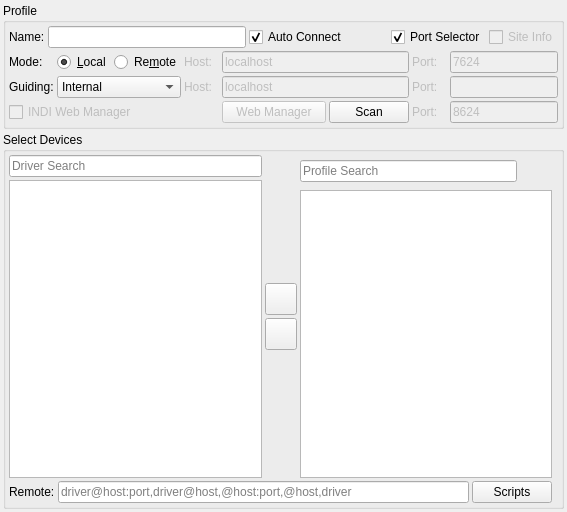
<?xml version='1.0' encoding='utf-8'?>
<ui version="4.0">
 <class>ProfileEditorUI</class>
 <widget class="QWidget" name="ProfileEditorUI">
  <property name="geometry">
   <rect>
    <x>0</x>
    <y>0</y>
    <width>567</width>
    <height>512</height>
   </rect>
  </property>
  <layout class="QVBoxLayout" name="verticalLayout_3" stretch="1,5">
   <property name="spacing">
    <number>3</number>
   </property>
   <property name="leftMargin">
    <number>3</number>
   </property>
   <property name="topMargin">
    <number>3</number>
   </property>
   <property name="rightMargin">
    <number>3</number>
   </property>
   <property name="bottomMargin">
    <number>3</number>
   </property>
   <item>
    <widget class="QGroupBox" name="profileGroup">
     <property name="title">
      <string>Profile</string>
     </property>
     <layout class="QVBoxLayout" name="verticalLayout_2">
      <property name="spacing">
       <number>3</number>
      </property>
      <property name="leftMargin">
       <number>3</number>
      </property>
      <property name="topMargin">
       <number>3</number>
      </property>
      <property name="rightMargin">
       <number>3</number>
      </property>
      <property name="bottomMargin">
       <number>3</number>
      </property>
      <item>
       <layout class="QHBoxLayout" name="horizontalLayout">
        <item>
         <widget class="QLabel" name="profileNameLabel">
          <property name="text">
           <string>Name:</string>
          </property>
         </widget>
        </item>
        <item>
         <widget class="QLineEdit" name="profileIN" />
        </item>
        <item>
         <widget class="QCheckBox" name="autoConnectCheck">
          <property name="toolTip">
           <string>&lt;html&gt;&lt;head/&gt;&lt;body&gt;&lt;p&gt;After establishing connection with INDI server, automatically connect all devices.&lt;/p&gt;&lt;/body&gt;&lt;/html&gt;</string>
          </property>
          <property name="text">
           <string>Auto Connect</string>
          </property>
          <property name="checked">
           <bool>true</bool>
          </property>
         </widget>
        </item>
        <item>
         <spacer name="horizontalSpacer">
          <property name="sizeHint" stdset="0">
           <size>
            <width>40</width>
            <height>20</height>
           </size>
          </property>
         </spacer>
        </item>
        <item>
         <widget class="QCheckBox" name="portSelectorCheck">
          <property name="toolTip">
           <string>Show port selector dialog when first connecting to equipment. It is automatically disabled after connection is established.</string>
          </property>
          <property name="text">
           <string>Port Selector</string>
          </property>
          <property name="checked">
           <bool>true</bool>
          </property>
         </widget>
        </item>
        <item>
         <widget class="QCheckBox" name="loadSiteCheck">
          <property name="enabled">
           <bool>false</bool>
          </property>
          <property name="toolTip">
           <string>&lt;html&gt;&lt;head/&gt;&lt;body&gt;
&lt;p&gt;Send current KStars geographical site settings to drivers once Ekos is online.&lt;/p&gt;
&lt;p&gt;This option should only be used when connecting to a remote geographic site.&lt;/p&gt;
&lt;/body&gt;&lt;/html&gt;</string>
          </property>
          <property name="text">
           <string>Site Info</string>
          </property>
         </widget>
        </item>
       </layout>
      </item>
      <item>
       <layout class="QGridLayout" name="gridLayout_2">
        <item row="2" column="8">
         <widget class="QLabel" name="INDIWebManagerPortLabel">
          <property name="enabled">
           <bool>false</bool>
          </property>
          <property name="text">
           <string>Port:</string>
          </property>
         </widget>
        </item>
        <item row="1" column="9">
         <widget class="QLineEdit" name="externalGuidePort">
          <property name="enabled">
           <bool>false</bool>
          </property>
          <property name="sizePolicy">
           <sizepolicy hsizetype="Preferred" vsizetype="Fixed">
            <horstretch>0</horstretch>
            <verstretch>0</verstretch>
           </sizepolicy>
          </property>
          <property name="toolTip">
           <string>&lt;html&gt;&lt;body&gt;&lt;p&gt;External guider port.&lt;/p&gt;&lt;/body&gt;&lt;/html&gt;</string>
          </property>
         </widget>
        </item>
        <item row="0" column="0">
         <widget class="QLabel" name="modeLabel">
          <property name="toolTip">
           <string>&lt;html&gt;&lt;head/&gt;&lt;body&gt;
&lt;p&gt;Connection mode to use for the INDI server:&lt;/p&gt;
&lt;p&gt;&lt;span style="font-weight:600"&gt;Local&lt;/span&gt;&lt;br/&gt;Connect to a local INDI server, created when Ekos starts.&lt;/p&gt;
&lt;p&gt;&lt;span style="font-weight:600"&gt;Remote&lt;/span&gt;&lt;br/&gt;Connect to a remote INDI server that is already running.&lt;/p&gt;
&lt;/body&gt;&lt;/html&gt;</string>
          </property>
          <property name="text">
           <string>Mode:</string>
          </property>
         </widget>
        </item>
        <item row="0" column="3">
         <widget class="QLabel" name="remoteHostLabel">
          <property name="enabled">
           <bool>false</bool>
          </property>
          <property name="text">
           <string>Host:</string>
          </property>
         </widget>
        </item>
        <item row="2" column="4" colspan="3">
         <widget class="QPushButton" name="openWebManagerB">
          <property name="enabled">
           <bool>false</bool>
          </property>
          <property name="sizePolicy">
           <sizepolicy hsizetype="Preferred" vsizetype="Fixed">
            <horstretch>0</horstretch>
            <verstretch>0</verstretch>
           </sizepolicy>
          </property>
          <property name="toolTip">
           <string>&lt;html&gt;&lt;body&gt;&lt;p&gt;Open Web Manager in browser.&lt;/p&gt;&lt;/body&gt;&lt;/html&gt;</string>
          </property>
          <property name="text">
           <string>Web Manager</string>
          </property>
          <property name="icon">
           <iconset theme="applications-internet" />
          </property>
          <property name="iconSize">
           <size>
            <width>20</width>
            <height>20</height>
           </size>
          </property>
         </widget>
        </item>
        <item row="2" column="7">
         <widget class="QPushButton" name="scanB">
          <property name="toolTip">
           <string>&lt;html&gt;&lt;body&gt;&lt;p&gt;Scan local network for INDI web managers.&lt;/p&gt;&lt;/body&gt;&lt;/html&gt;</string>
          </property>
          <property name="text">
           <string>Scan</string>
          </property>
          <property name="icon">
           <iconset theme="search" />
          </property>
          <property name="iconSize">
           <size>
            <width>20</width>
            <height>20</height>
           </size>
          </property>
         </widget>
        </item>
        <item row="2" column="9">
         <widget class="QLineEdit" name="INDIWebManagerPort">
          <property name="enabled">
           <bool>false</bool>
          </property>
          <property name="sizePolicy">
           <sizepolicy hsizetype="Preferred" vsizetype="Fixed">
            <horstretch>0</horstretch>
            <verstretch>0</verstretch>
           </sizepolicy>
          </property>
          <property name="toolTip">
           <string>&lt;html&gt;&lt;body&gt;&lt;p&gt;INDI Web Manager port.&lt;/p&gt;&lt;/body&gt;&lt;/html&gt;</string>
          </property>
          <property name="text">
           <string>8624</string>
          </property>
         </widget>
        </item>
        <item row="0" column="1">
         <widget class="QRadioButton" name="localMode">
          <property name="text">
           <string>&amp;Local</string>
          </property>
          <property name="checked">
           <bool>true</bool>
          </property>
         </widget>
        </item>
        <item row="1" column="1" colspan="2">
         <widget class="QComboBox" name="guideTypeCombo">
          <property name="sizePolicy">
           <sizepolicy hsizetype="Minimum" vsizetype="Fixed">
            <horstretch>0</horstretch>
            <verstretch>0</verstretch>
           </sizepolicy>
          </property>
          <item>
           <property name="text">
            <string>Internal</string>
           </property>
          </item>
          <item>
           <property name="text">
            <string>PHD2</string>
           </property>
          </item>
          <item>
           <property name="text">
            <string>LinGuider</string>
           </property>
          </item>
         </widget>
        </item>
        <item row="1" column="0">
         <widget class="QLabel" name="guidingTypeLabel">
          <property name="toolTip">
           <string>&lt;html&gt;&lt;body&gt;&lt;p&gt;Select which plug-in the Guider module should use.&lt;/p&gt;&lt;/body&gt;&lt;/html&gt;</string>
          </property>
          <property name="text">
           <string>Guiding:</string>
          </property>
         </widget>
        </item>
        <item row="2" column="0" colspan="4">
         <widget class="QCheckBox" name="INDIWebManagerCheck">
          <property name="enabled">
           <bool>false</bool>
          </property>
          <property name="toolTip">
           <string>&lt;html&gt;&lt;body&gt;&lt;p&gt;Store profile on remote INDI Web Manager. Use INDI Web Manager on the remote device to start/stop INDI server.&lt;/p&gt;&lt;/body&gt;&lt;/html&gt;</string>
          </property>
          <property name="text">
           <string>INDI Web Manager</string>
          </property>
         </widget>
        </item>
        <item row="0" column="8">
         <widget class="QLabel" name="remotePortLabel">
          <property name="enabled">
           <bool>false</bool>
          </property>
          <property name="text">
           <string>Port:</string>
          </property>
         </widget>
        </item>
        <item row="0" column="2">
         <widget class="QRadioButton" name="remoteMode">
          <property name="text">
           <string>Re&amp;mote</string>
          </property>
         </widget>
        </item>
        <item row="0" column="4" colspan="4">
         <widget class="QLineEdit" name="remoteHost">
          <property name="enabled">
           <bool>false</bool>
          </property>
          <property name="sizePolicy">
           <sizepolicy hsizetype="MinimumExpanding" vsizetype="Fixed">
            <horstretch>0</horstretch>
            <verstretch>0</verstretch>
           </sizepolicy>
          </property>
          <property name="toolTip">
           <string>&lt;html&gt;&lt;body&gt;&lt;p&gt;Remote INDI server host or address.&lt;/p&gt;&lt;/body&gt;&lt;/html&gt;</string>
          </property>
          <property name="text">
           <string notr="true">localhost</string>
          </property>
         </widget>
        </item>
        <item row="1" column="8">
         <widget class="QLabel" name="externalGuidePortLabel">
          <property name="enabled">
           <bool>false</bool>
          </property>
          <property name="text">
           <string>Port:</string>
          </property>
         </widget>
        </item>
        <item row="1" column="4" colspan="4">
         <widget class="QLineEdit" name="externalGuideHost">
          <property name="enabled">
           <bool>false</bool>
          </property>
          <property name="sizePolicy">
           <sizepolicy hsizetype="MinimumExpanding" vsizetype="Fixed">
            <horstretch>0</horstretch>
            <verstretch>0</verstretch>
           </sizepolicy>
          </property>
          <property name="toolTip">
           <string>&lt;html&gt;&lt;body&gt;&lt;p&gt;External guider host or address.&lt;/p&gt;&lt;/body&gt;&lt;/html&gt;</string>
          </property>
          <property name="text">
           <string>localhost</string>
          </property>
         </widget>
        </item>
        <item row="1" column="3">
         <widget class="QLabel" name="externalGuideHostLabel">
          <property name="enabled">
           <bool>false</bool>
          </property>
          <property name="text">
           <string>Host:</string>
          </property>
         </widget>
        </item>
        <item row="0" column="9">
         <widget class="QLineEdit" name="remotePort">
          <property name="enabled">
           <bool>false</bool>
          </property>
          <property name="sizePolicy">
           <sizepolicy hsizetype="Preferred" vsizetype="Fixed">
            <horstretch>0</horstretch>
            <verstretch>0</verstretch>
           </sizepolicy>
          </property>
          <property name="toolTip">
           <string>&lt;html&gt;&lt;body&gt;&lt;p&gt;Remote INDI Server Port.&lt;/p&gt;&lt;/body&gt;&lt;/html&gt;</string>
          </property>
          <property name="text">
           <string>7624</string>
          </property>
         </widget>
        </item>
       </layout>
      </item>
     </layout>
    </widget>
   </item>
   <item>
    <widget class="QGroupBox" name="driversGroupBox">
     <property name="title">
      <string>Select Devices</string>
     </property>
     <layout class="QVBoxLayout" name="verticalLayout_6">
      <property name="spacing">
       <number>3</number>
      </property>
      <property name="leftMargin">
       <number>3</number>
      </property>
      <property name="topMargin">
       <number>3</number>
      </property>
      <property name="bottomMargin">
       <number>3</number>
      </property>
      <item>
       <layout class="QHBoxLayout" name="horizontalLayout_4" stretch="5,0,5">
        <property name="spacing">
         <number>3</number>
        </property>
        <item>
         <layout class="QVBoxLayout" name="verticalLayout_4">
          <property name="spacing">
           <number>3</number>
          </property>
          <item>
           <widget class="QLineEdit" name="driverSearchEdit">
            <property name="placeholderText">
             <string>Driver Search</string>
            </property>
            <property name="clearButtonEnabled">
             <bool>true</bool>
            </property>
           </widget>
          </item>
          <item>
           <widget class="QTreeView" name="driversTree">
            <attribute name="headerVisible">
             <bool>false</bool>
            </attribute>
           </widget>
          </item>
         </layout>
        </item>
        <item>
         <layout class="QVBoxLayout" name="verticalLayout">
          <property name="spacing">
           <number>3</number>
          </property>
          <item>
           <spacer name="verticalSpacer">
           <property name="orientation">
             <enum>Qt::Orientation::Vertical</enum>
            </property>
            <property name="sizeHint" stdset="0">
             <size>
              <width>20</width>
              <height>18</height>
             </size>
            </property>
           </spacer>
          </item>
          <item>
           <widget class="QPushButton" name="addDriverB">
            <property name="minimumSize">
             <size>
              <width>32</width>
              <height>32</height>
             </size>
            </property>
            <property name="maximumSize">
             <size>
              <width>32</width>
              <height>32</height>
             </size>
            </property>
            <property name="text">
             <string />
            </property>
            <property name="icon">
             <iconset theme="arrow-right" />
            </property>
            <property name="iconSize">
             <size>
              <width>28</width>
              <height>28</height>
             </size>
            </property>
           </widget>
          </item>
          <item>
           <widget class="QPushButton" name="removeDriverB">
            <property name="minimumSize">
             <size>
              <width>32</width>
              <height>32</height>
             </size>
            </property>
            <property name="maximumSize">
             <size>
              <width>32</width>
              <height>32</height>
             </size>
            </property>
            <property name="text">
             <string />
            </property>
            <property name="icon">
             <iconset theme="arrow-left" />
            </property>
            <property name="iconSize">
             <size>
              <width>28</width>
              <height>28</height>
             </size>
            </property>
           </widget>
          </item>
          <item>
           <spacer name="verticalSpacer_2">
           <property name="orientation">
             <enum>Qt::Orientation::Vertical</enum>
            </property>
            <property name="sizeHint" stdset="0">
             <size>
              <width>20</width>
              <height>18</height>
             </size>
            </property>
           </spacer>
          </item>
         </layout>
        </item>
        <item>
         <layout class="QVBoxLayout" name="verticalLayout_5">
          <property name="spacing">
           <number>3</number>
          </property>
          <item>
           <layout class="QHBoxLayout" name="horizontalLayout_3">
            <property name="spacing">
             <number>3</number>
            </property>
            <item>
             <widget class="QLineEdit" name="profileSearchEdit">
              <property name="enabled">
               <bool>true</bool>
              </property>
              <property name="text">
               <string />
              </property>
              <property name="placeholderText">
               <string>Profile Search</string>
              </property>
              <property name="clearButtonEnabled">
               <bool>true</bool>
              </property>
             </widget>
            </item>
            <item>
             <widget class="QLabel" name="driverCount">
              <property name="minimumSize">
               <size>
                <width>32</width>
                <height>32</height>
               </size>
              </property>
              <property name="maximumSize">
               <size>
                <width>32</width>
                <height>32</height>
               </size>
              </property>
              <property name="text">
               <string />
              </property>
              <property name="alignment">
               <set>Qt::AlignmentFlag::AlignCenter</set>
              </property>
             </widget>
            </item>
           </layout>
          </item>
          <item>
           <widget class="QListView" name="profileDriversList" />
          </item>
         </layout>
        </item>
       </layout>
      </item>
      <item>
       <layout class="QHBoxLayout" name="horizontalLayout_2">
        <property name="spacing">
         <number>3</number>
        </property>
        <item>
         <widget class="QLabel" name="remoteDriversLabel">
          <property name="toolTip">
           <string>&lt;html&gt;&lt;head/&gt;&lt;body&gt;&lt;p&gt;Add remote INDI drivers to chain with the local INDI server configured by this profile. Format this field as a comma-separated list of quoted driver name, host name/address and optional port:&lt;/p&gt;&lt;p&gt;&lt;span style=" font-weight:600;"&gt;&amp;quot;ZWO ASI120MC&amp;quot;@192.168.1.50:8000&lt;/span&gt;&lt;br/&gt;Connect to the named camera on 192.168.1.50, port 8000.&lt;/p&gt;&lt;p&gt;&lt;span style=" font-weight:600;"&gt;&amp;quot;EQMod Mount&amp;quot;@192.168.1.50&lt;/span&gt;&lt;br/&gt;Connect to the named mount on 192.168.1.50, port 7624.&lt;/p&gt;&lt;p&gt;&lt;span style=" font-weight:600;"&gt;@192.168.1.50:8000&lt;/span&gt;&lt;br/&gt;Connect to all drivers found on 192.168.1.50, port 8000.&lt;/p&gt;&lt;p&gt;&lt;span style=" font-weight:600;"&gt;@192.168.1.50&lt;/span&gt;&lt;br/&gt;Connect to all drivers found on 192.168.1.50, port 7624.&lt;/p&gt;&lt;p&gt;When omitted, host defaults to localhost and port defaults to 7624.&lt;br/&gt;Remote INDI drivers must be already running for the connection to succeed.&lt;/p&gt;&lt;/body&gt;&lt;/html&gt;</string>
          </property>
          <property name="text">
           <string>Remote:</string>
          </property>
         </widget>
        </item>
        <item>
         <widget class="QLineEdit" name="remoteDrivers">
          <property name="placeholderText">
           <string>driver@host:port,driver@host,@host:port,@host,driver</string>
          </property>
         </widget>
        </item>
        <item>
         <widget class="QPushButton" name="scriptsB">
          <property name="text">
           <string>Scripts</string>
          </property>
         </widget>
        </item>
       </layout>
      </item>
     </layout>
    </widget>
   </item>
  </layout>
 </widget>
 <tabstops>
  <tabstop>profileIN</tabstop>
  <tabstop>localMode</tabstop>
  <tabstop>remoteHost</tabstop>
  <tabstop>remotePort</tabstop>
  <tabstop>INDIWebManagerCheck</tabstop>
  <tabstop>INDIWebManagerPort</tabstop>
  <tabstop>loadSiteCheck</tabstop>
 </tabstops>
 <resources>
  <include location="../data/kstars.qrc" />
 </resources>
 <connections />
</ui>
